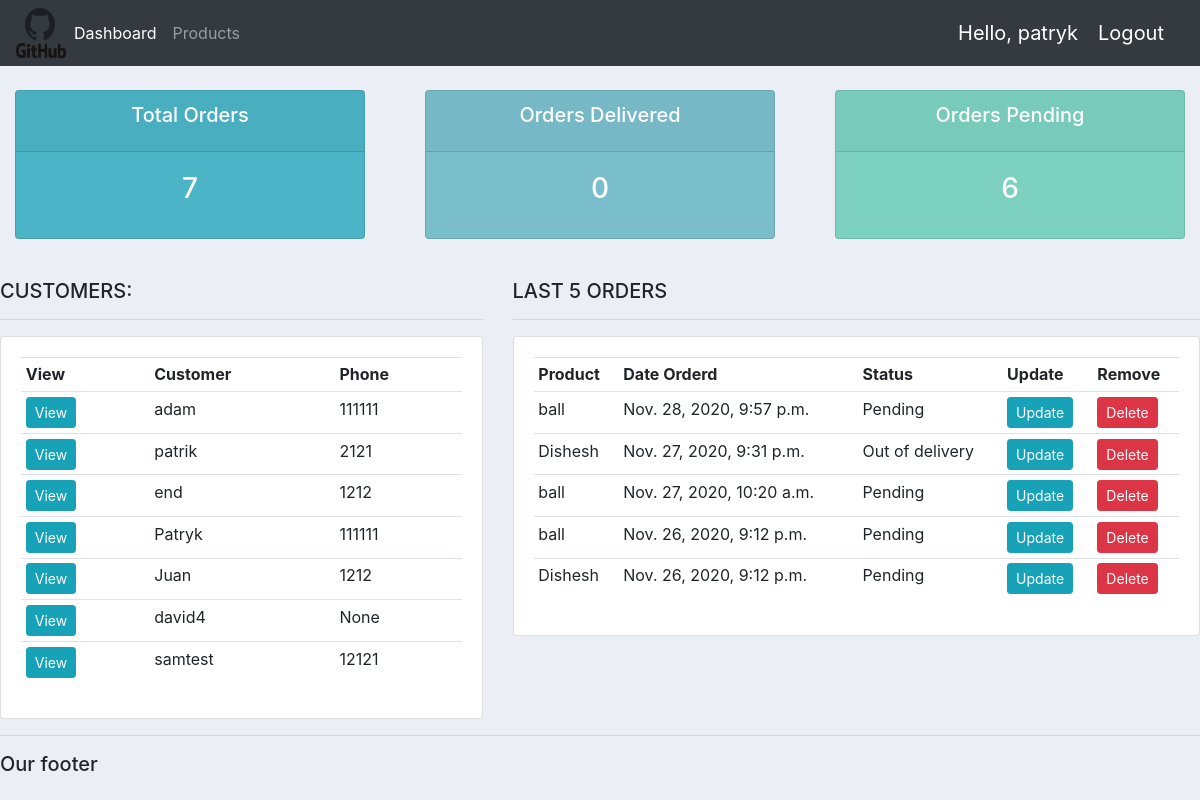
The app's page / (signed in), older data.
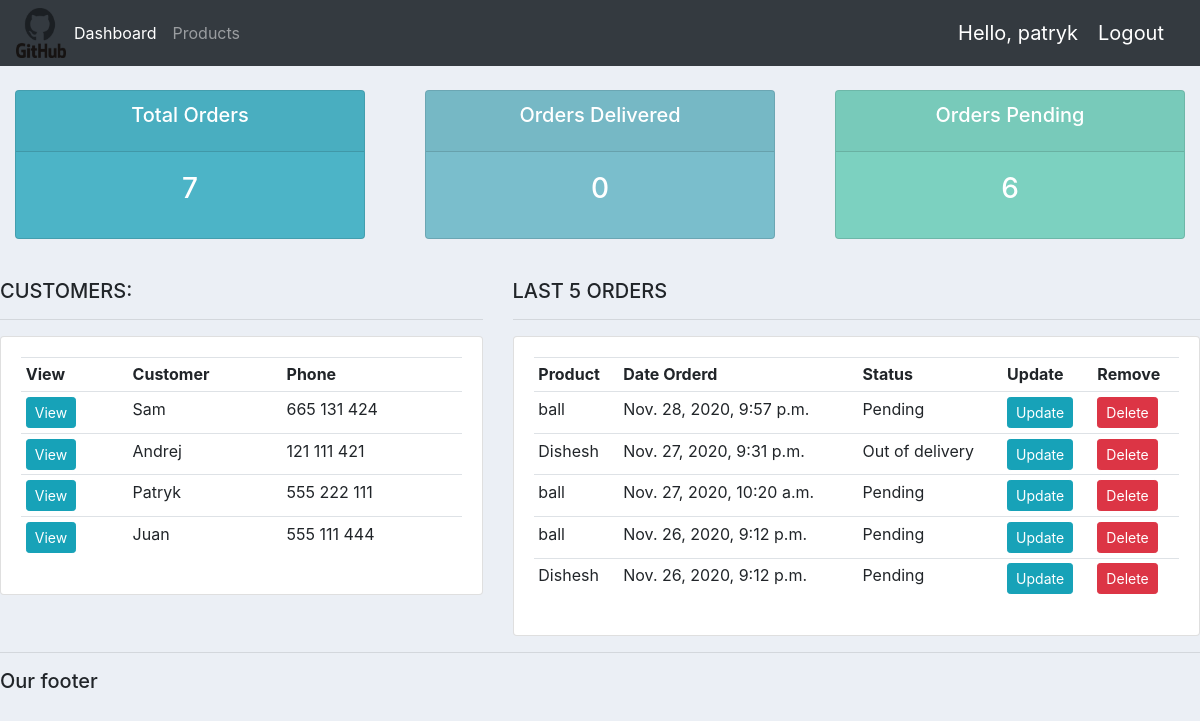
The same page, newer data.
### accounts/models.py (models this page shows, shortened)
class Customer(models.Model):
    user = models.OneToOneField(User, null=True, blank=True, on_delete=models.CASCADE)
    name = models.CharField(max_length=200, null=True)
    phone = models.CharField(max_length=200, null=True)
    email = models.EmailField(max_length=200, null=True)
    profile_pic = models.ImageField(default="profile1.png", null=True, blank=True)
    date_created = models.DateTimeField(auto_now_add=True, null=True)

class Order(models.Model):
    STATUS = (
        ('Pending', 'Pending'),
        ('Out of delivery', 'Out of delivery'),
        ('Delivered', 'Delivered'),
    )
    product = models.ForeignKey(Product, null=True, on_delete=models.SET_NULL)
    customer = models.ForeignKey(Customer, null=True, on_delete=models.SET_NULL)
    status = models.CharField(max_length=200, null=True, choices=STATUS)
    date_created = models.DateTimeField(auto_now_add=True, null=True)
    note = models.CharField(max_length=1000, null=True)

class Product(models.Model):
    CATEGORY = (
        ('Indoor', 'Indoor'),
        ('Out door', 'Out door'),
    )
    name = models.CharField(max_length=200, null=True)
    price = models.FloatField(null=True)
    category = models.CharField(max_length=200, null=True, choices=CATEGORY)
    desc = models.CharField(max_length=200, null=True)
    date_created = models.DateTimeField(auto_now_add=True, null=True)
    tags = models.ManyToManyField(Tag)
    def __str__(self):
        return self.name

### accounts/decorators.py (the view)
    def wrapper_function(request, *args, **kwargs):
            group = None
            if request.user.groups.exists():
                group = request.user.groups.all()[0].name
            if group == 'customer':
                return redirect('user_profile')
            if group == 'admin':
                return view_func(request, *args, **kwargs)

### accounts/views.py (called while the page is built)
@login_required(login_url='login')
@admin_only
def home(request):
    orders = Order.objects.all()
    lastFiveOrders = Order.objects.order_by('-date_created')[:5]
    customers = Customer.objects.all()
    total_customers = customers.count()
    total_orders = orders.count()
    delivered = orders.filter(status='Delivered').count()
    pending = orders.filter(status='Pending').count()
    context = {
        'customers':customers,'total_customers':total_customers,
        'total_orders':total_orders,'delivered':delivered,'pending':pending, 'lastFiveOrders':lastFiveOrders
        }
    return render(request, 'accounts/dashboard.html',context)

### accounts/templates/accounts/dashboard.html
{% extends 'accounts/main.html' %}
{% block content %}
{% include 'accounts/status.html' %}
<br>
<div class="row">
	<div class="col-md-5">
		<h5>CUSTOMERS:</h5>
		<hr>
		<div class="card card-body">
			<table class="table table-sm">
				<tr>
					<th>View</th>
					<th>Customer</th>
					<th>Phone</th>
				</tr>
				{% for i in customers %}
				<tr>
					<td><a class="btn btn-sm btn-info" href="{% url 'customer' i.id %}">View</a></td>
					<td>{{i.name}}</td>
					<td>{{i.phone}}</td>
				</tr>
				{% endfor %}
			</table>
		</div>
	</div>
	<div class="col-md-7">
		<h5>LAST 5 ORDERS</h5>
		<hr>
		<div class="card card-body">
			<table class="table table-sm">
				<tr>
					<th>Product</th>
					<th>Date Orderd</th>
					<th>Status</th>
					<th>Update</th>
					<th>Remove</th>
				</tr>
				{% for i in lastFiveOrders %}
				<tr>
					<td>{{i.product}}</td>
					<td>{{i.date_created}}</td>
					<td>{{i.status}}</td>
					<td><a class="btn btn-sm btn-info" href="{% url 'updateOrder' i.id%}">Update</a></td>
					<td><a href="{% url 'delete' i.id %}" class="btn btn-sm btn-danger">Delete</a></td>
				</tr>
				{% endfor %}
			</table>
		</div>
	</div>
</div>
    {% endblock %}

### accounts/templates/accounts/main.html (shortened to what this page needs)
{% load static %}
<!DOCTYPE html>
<html>
<head>
    <link rel="stylesheet" href="https://stackpath.bootstrapcdn.com/bootstrap/4.3.1/css/bootstrap.min.css">
    <link rel='stylesheet' type='text/css' media='screen' href='main.css'>
    <link rel="stylesheet" href="{% static '/css/main.css' %}">
</head>
<body>
    {% include 'accounts/navbar.html' %}
    {% block content %}
    {% endblock %}
    <hr>
    <h5>Our footer</h5>
</body>
</html>

### accounts/templates/accounts/navbar.html (shortened to what this page needs)
{% load static %}
<nav class="navbar navbar-expand-lg navbar-dark bg-dark">
    <img class='logo' src="{% static 'images/logo.png' %}">
    <div class="collapse navbar-collapse" id="navbarNavAltMarkup">
      <div class="navbar-nav">
        {% if request.user.is_staff %}
        <a class="nav-item nav-link active" href="{% url 'home' %}">Dashboard</a>
        <a class="nav-item nav-link" href="{% url 'products' %}">Products</a>
        {% else %}
        <a class="nav-item nav-link" href="{% url 'profile_settings' %}">Settings</a>
        {% endif %}
      </div>
    </div>
    <span class="hello-msg">Hello, {{request.user}} </span>
    <span><a class="hello-msg" href="{% url 'logout' %}">Logout</a></span>
  </nav>

### accounts/templates/accounts/status.html
<br>
<div class="row">
	<div class="col">
		<div class="col-md">
			<div class="card text-center text-white  mb-3" id="total-orders">
			  	<div class="card-header">
			  		<h5 class="card-title">Total Orders</h5>
			  	</div>
			  	<div class="card-body">
			    	<h3 class="card-title">{{total_orders}}</h3>
			  	</div>
			</div>
		</div>
	</div>
	<div class="col">
		<div class="col-md">
			<div class="card text-center text-white  mb-3" id="orders-delivered">
			  	<div class="card-header">
			  		<h5 class="card-title">Orders Delivered</h5>
			  	</div>
			  	<div class="card-body">
			    	<h3 class="card-title">{{delivered}}</h3>
			  	</div>
			</div>
		</div>
	</div>
	<div class="col">
		<div class="col-md">
			<div class="card text-center text-white  mb-3" id="orders-pending">
			  	<div class="card-header">
			  		<h5 class="card-title">Orders Pending</h5>
			  	</div>
			  	<div class="card-body">
			    	<h3 class="card-title">{{pending}}</h3>
			  	</div>
			</div>
		</div>
	</div>
</div>

### static/css/main.css (style rules this page uses)
.logo { width:50px; height:50px; }
body { background-color: #ebeff5; }
#total-orders { background-color: #4cb4c7; }
#orders-delivered { background-color: #7abecc; }
#orders-pending { background-color: #7CD1C0; }

### accounts/templates/accounts/navbar.html (style rules this page uses)
.hello-msg { color:white; margin-right:20px; font-size: 20px; }

Row changes from the older to the newer data that the page shows:
removed Customer: name "end", phone "1212"
removed Customer: name "david4", phone "None"
removed Customer: name "samtest", phone "12121"
changed Customer: name "adam" → "Sam"; phone "111111" → "665 131 424"
changed Customer: name "patrik" → "Andrej"; phone "2121" → "121 111 421"
changed Customer "Patryk": phone "111111" → "555 222 111"
changed Customer "Juan": phone "1212" → "555 111 444"
